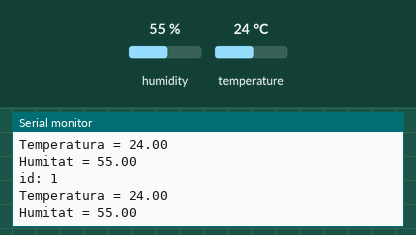
A sketch run on a simulated Arduino Uno, built with avr-gcc and run on an emulated ATmega328P. Shown: the last lines printed to the serial monitor. The inputs (shaded band) are chosen by the test bench; at power-on: humidity 55 %, temperature 24 °C.

Above: at 3.8 s.
3.9 s: humidity set to 22 %
At 7.3 s:
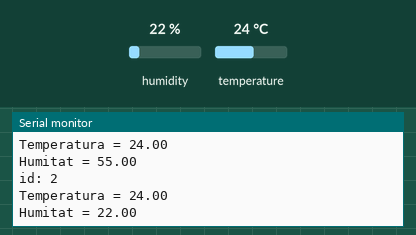
7.8 s: temperature set to 12 °C
At 10.4 s:
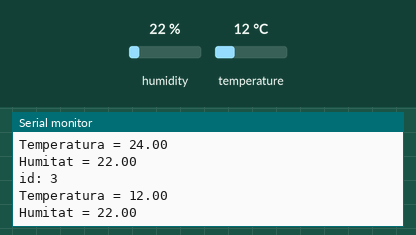
11.7 s: humidity set to 40 %
At 13.6 s:
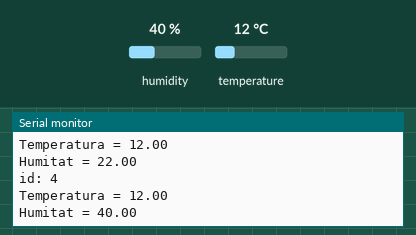
Timing chart, 0 to 15.1 s (numbered marks = the images above; inputs shaded):
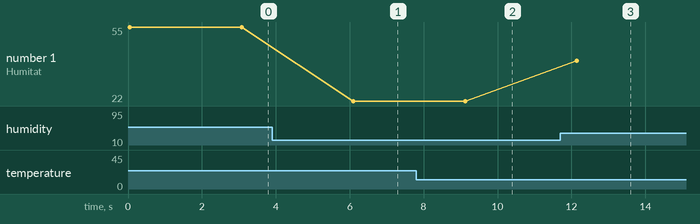

The sketch:

dht11_arduino.ino
```cpp
#include <dht.h>

dht DHT;

#define DHT11_PIN 7
int id=0;

void setup(){
  Serial.begin(9600);
}

void loop(){
  int chk = DHT.read11(DHT11_PIN);
  Serial.print("id: ");
  Serial.println(id);
  Serial.print("Temperatura = ");
  Serial.println(DHT.temperature);
  Serial.print("Humitat = ");
  Serial.println(DHT.humidity);
  id++;
  delay(3000);
}
```

Measured:
- after the input at 3.9 s, the serial monitor: prints a new line after 2.2 s (image 1)
- after the input at 7.8 s, the serial monitor: prints a new line after 1.3 s (image 2)
- after the input at 11.7 s, the serial monitor: prints a new line after 0.45 s (image 3)
- plotted number 1: 55 → 22 after the input at 3.9 s, 22 → 40 after the input at 11.7 s
